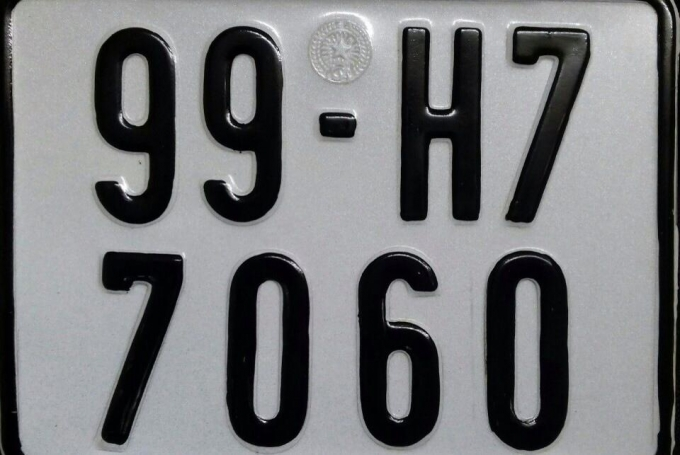
#> input picture bien-so-xe.jpg, 680 x 455 px
$ python main.py
#> lines starting #> are read from the running program, lines starting #| are printed output that depends on the picture; after the words box and inside, x2 and y2 are one past the last pixel; in counts of white or black regions, pixels touching at a corner belong together
import cv2
import pytesseract

pytesseract.pytesseract.tesseract_cmd = r'D:\9. python project\55 text detection\tesseract ocr\tesseract.exe'

img_cv = cv2.imread("bien-so-xe.jpg")
#> img_cv is the input picture: shape (455, 680, 3); mean B, G, R 123.6, 121.4, 120.4
img_gray = cv2.cvtColor(img_cv, cv2.COLOR_BGR2GRAY)

img_gray = cv2.bilateralFilter(img_gray, 11, 17, 17)
edged = cv2.Canny(img_gray, 190, 200)
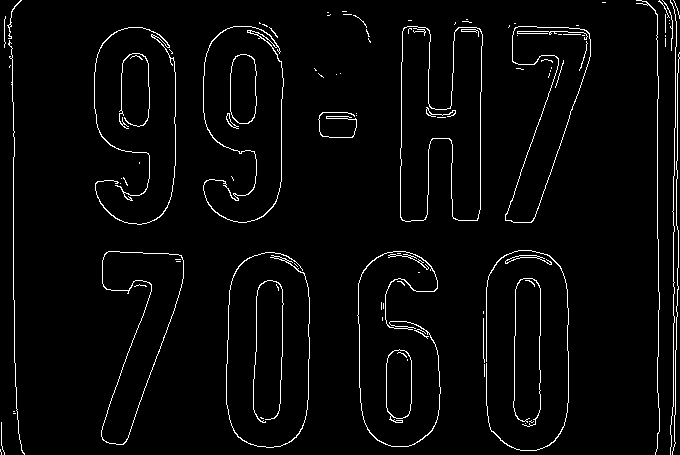
#> edged: shape (455, 680); 3.2% white in thin lines or dots
contours, new = cv2.findContours(edged.copy(), cv2.RETR_LIST, cv2.CHAIN_APPROX_SIMPLE)
#> contours = 136 contours, 108 with area under 20; largest, box (x1, y1, x2, y2) and area: (357, 251, 441, 447) 11982, (357, 251, 441, 447) 11886, (203, 26, 284, 223) 11658, (203, 26, 284, 223) 11505, (400, 26, 483, 222) 11442; new = 136 rows, first 6: [1, -1, -1, -1], [2, 0, -1, -1], [3, 1, -1, -1], [4, 2, -1, -1], [5, 3, -1, -1], [6, 4, -1, -1]

contours = sorted(contours, key=cv2.contourArea, reverse=True)[:30]
#> contours = 30 contours, 2 with area under 20; largest, box (x1, y1, x2, y2) and area: (357, 251, 441, 447) 11982, (357, 251, 441, 447) 11886, (203, 26, 284, 223) 11658, (203, 26, 284, 223) 11505, (400, 26, 483, 222) 11442
contour_license_plate = None
license_plate = None
w = None
H = None
x = None
y = None
for contour in contours:
    perimeter = cv2.arcLength(contour, True)
    approx = cv2.approxPolyDP(contour, 0.018 * perimeter, True)
    if len(approx) == 4:
        contour_license_plate = approx
        x, y, w, h = cv2.boundingRect(contour_license_plate)
        print(x, y, w, h)
        license_plate = img_gray[y+5:y+h-8, x+10:x+w-10]
        break
#> this loop made 22 passes
#> (perimeter, contour_license_plate, x, y, w, h) on pass 22: (143, [[388, 255], [407, 256], [428, 268], [407, 254]], 388, 254, 41, 15)
#> perimeter on passes 1 to 6: 647.2, 679.3, 701.4, 708.8, 854.9, 852.5
#| 388 254 41 15

thread, blackandwhiteimage = cv2.threshold(license_plate, 85, 255, cv2.THRESH_BINARY)
#> (the run stopped early here; a loop or call above may not have finished)

$ run again, with bien_1.jpg copied over bien-so-xe.jpg
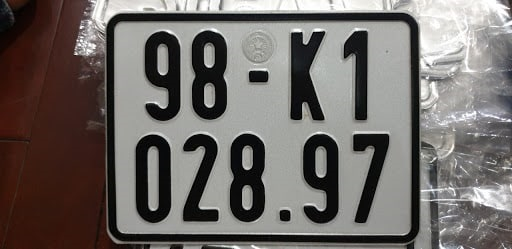
#> input picture bien_1.jpg, 512 x 249 px
#> img_cv is the input picture: shape (249, 512, 3); mean B, G, R 102.4, 105.7, 111.2
#> `edged = cv2.Canny(img_gray, 190, 200)`:
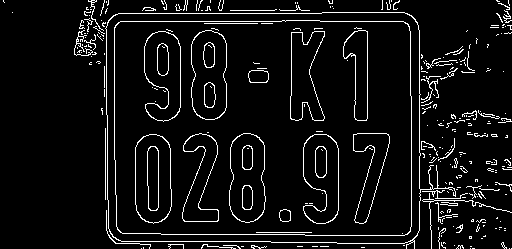
#> edged: shape (249, 512); 6.5% white in thin lines or dots
#> `contours, new = cv2.findContours(edged.copy(), cv2.RETR_LIST, cv2.CHAI..`: contours = 338 contours, 296 with area under 20; largest, box (x1, y1, x2, y2) and area: (105, 12, 456, 249) 71310, (105, 12, 421, 244) 71260, (114, 20, 412, 236) 63102, (114, 20, 412, 236) 63086, (135, 134, 172, 224) 2856; new = 338 rows, first 6: [1, -1, -1, -1], [2, 0, -1, -1], [3, 1, -1, -1], [4, 2, -1, -1], [5, 3, -1, -1], [6, 4, -1, -1]
#> `contours = sorted(contours, key=cv2.contourArea, reverse=True)[:30]`: contours = 30 contours; largest, box (x1, y1, x2, y2) and area: (105, 12, 456, 249) 71310, (105, 12, 421, 244) 71260, (114, 20, 412, 236) 63102, (114, 20, 412, 236) 63086, (135, 134, 172, 224) 2856
#> the loop `for contour in contours:` made 2 passes
#> (perimeter, contour_license_plate, x, y, w, h) on pass 2: (1064.9, [[415, 20], [411, 240], [112, 235], [114, 15]], 112, 15, 304, 226)
#> (printed output is left out)
#> `thread, blackandwhiteimage = cv2.threshold(license_plate, 85, 255, cv2..`:
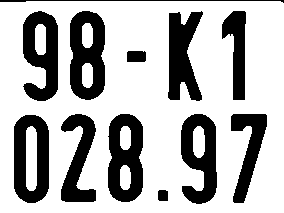
#> blackandwhiteimage: shape (213, 284); 70.4% white; 12 black regions, largest, box (x1, y1, x2, y2) and area: (70, 11, 105, 100) 2284, (108, 114, 143, 202) 2245, (14, 115, 49, 203) 2144
